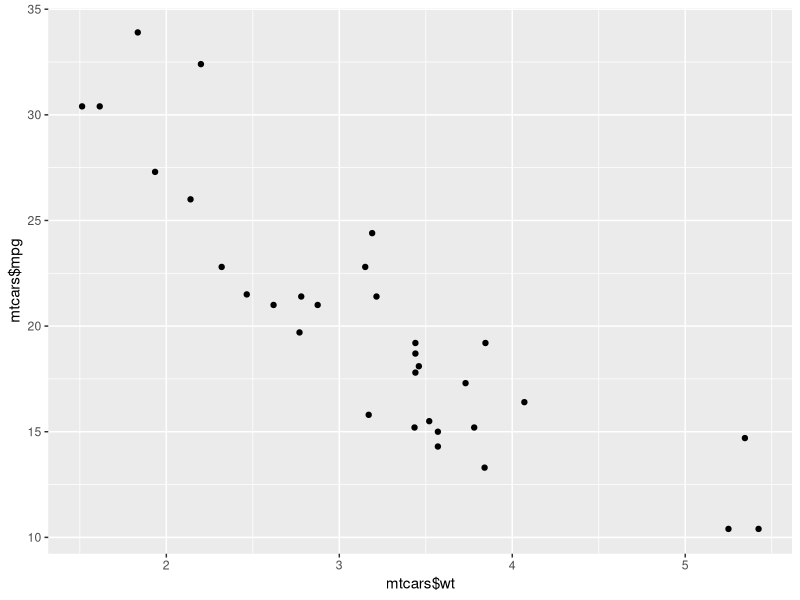
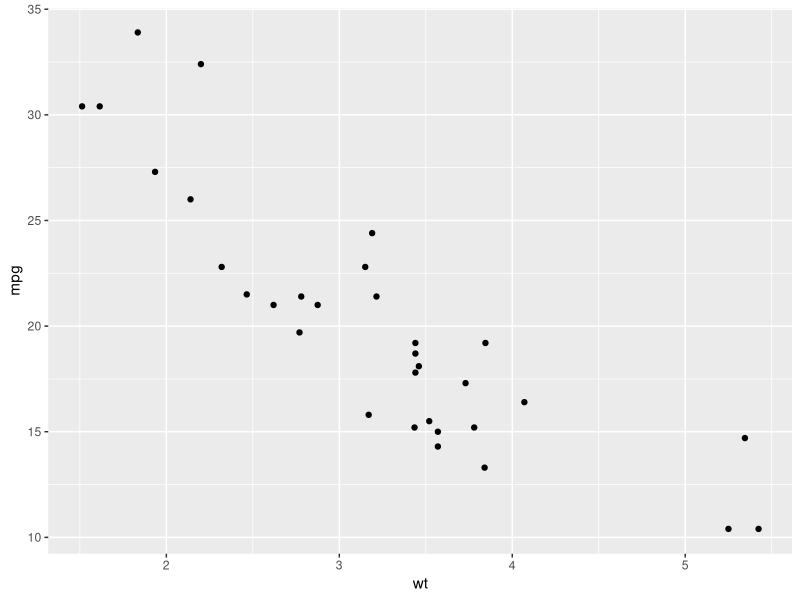
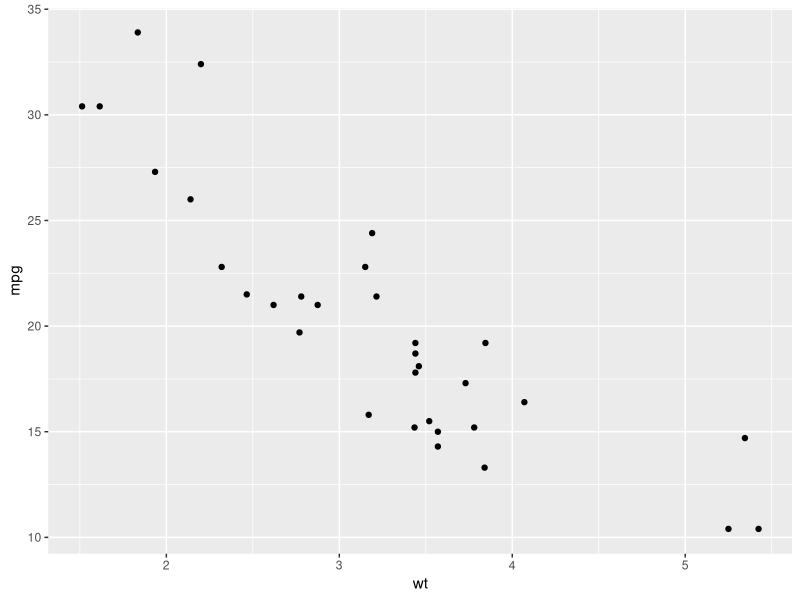
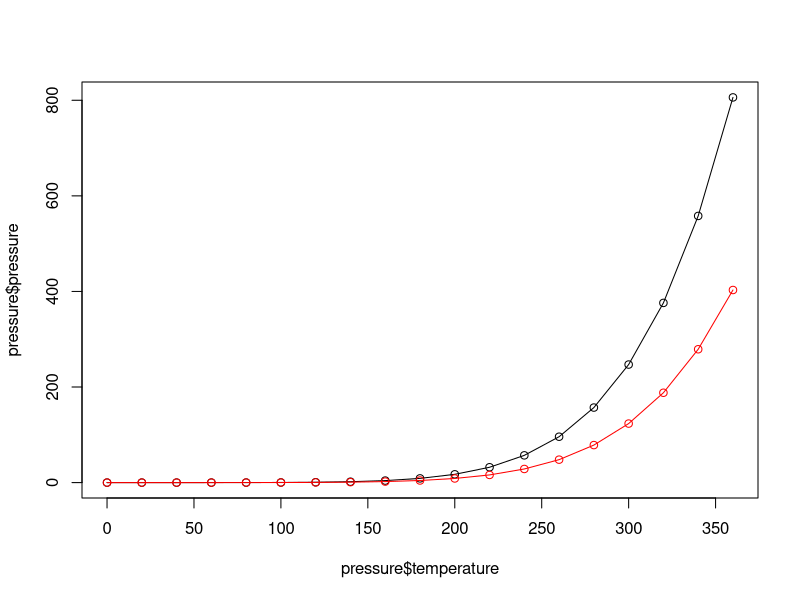
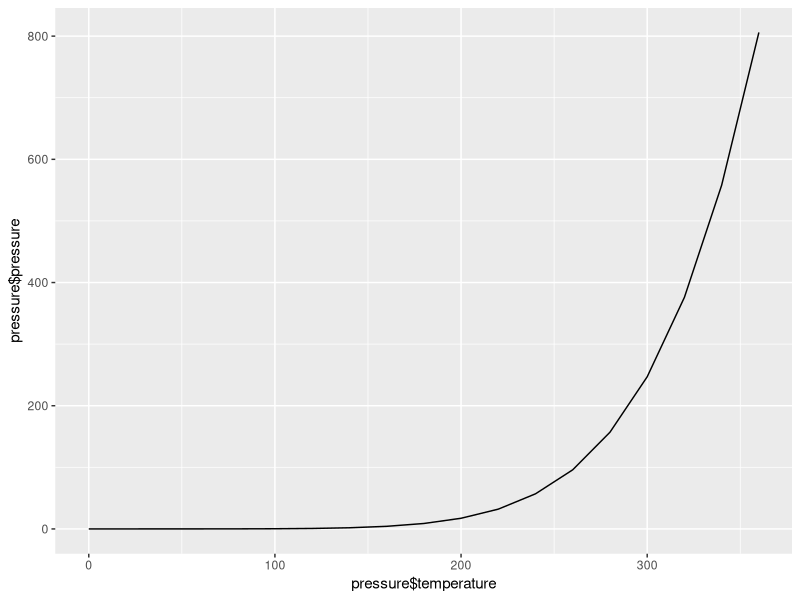
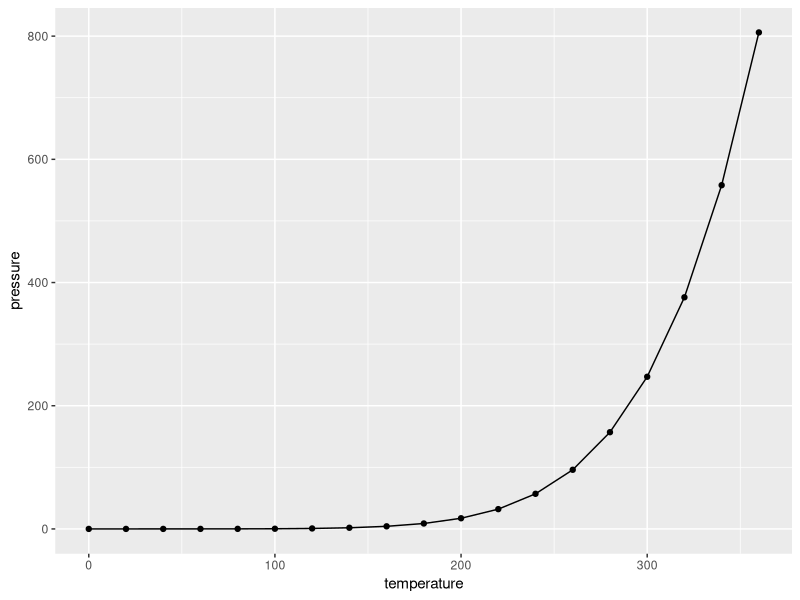
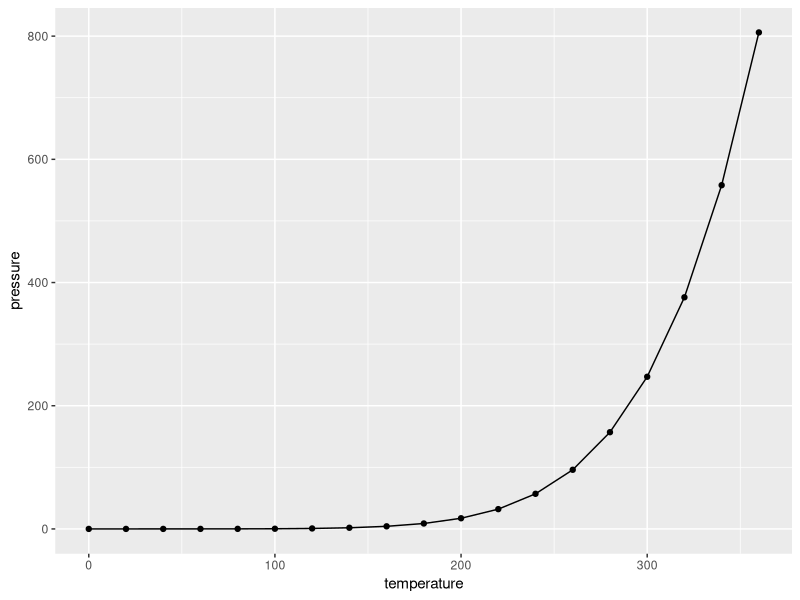
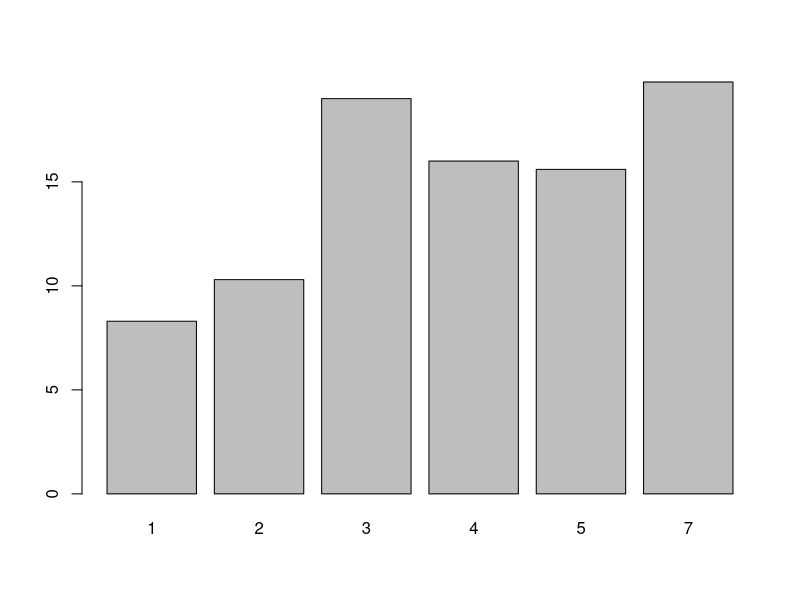

These charts were generated, in order, by the following R code: (Note: this script raises an error after producing the figures.)
#scattered plot
library(ggplot2)
qplot(mtcars$wt, mtcars$mpg)
qplot(wt, mpg, data=mtcars)
ggplot(mtcars, aes(x=wt, y=mpg))+geom_point()

#line graph
plot(pressure$temperature, pressure$pressure, type="l")
points(pressure$temperature, pressure$pressure)
lines(pressure$temperature, pressure$pressure/2, col="red", type="l")
points(pressure$temperature, pressure$pressure/2, col="red")

qplot(pressure$temperature, pressure$pressure, geom="line")
qplot(temperature, pressure,data=pressure, geom=c("line", "point"))
ggplot(pressure, aes(x=temperature, y=pressure)) +geom_line() +geom_point()

#barchart
barplot(BOD$demand, names.arg=BOD$Time)
barplot(table(mtcars$cyl))

qplot(BOD$Time, BOD$demand, geom="bar", stat="identity")
qplot(factor(BOD$Time), BOD$demand, geom="bar", stat="identity")
qplot(mtcars$cyl)
qplot(factor(mtcars$cyl))

qplot(Time, demand, data=BOD, geom="bar", stat="identity")
ggplot(BOD, aes(x=Time, y=demand))+geom_bar(stat="identity")
qplot(factor(cyl),data=mtcars)
ggplot(mtcars, aes(x=factor(cyl)))+geom_bar()
